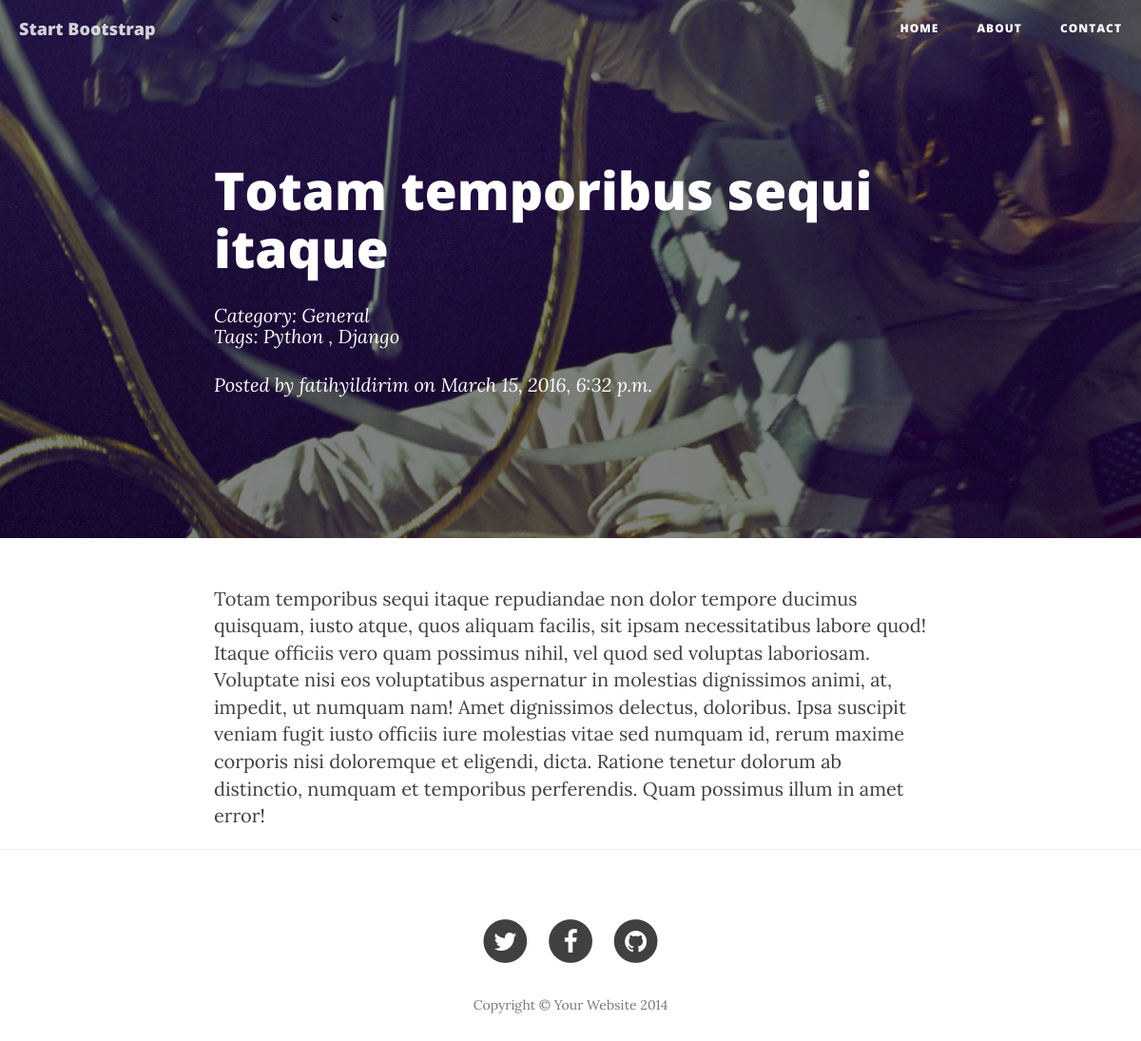
The page /post/totam-temporibus-sequi-itaque/ on the database its author committed.
### app/models.py (models this page shows, shortened)
class Post(m.Model):
	title = m.CharField(max_length=200)
	slug = m.SlugField(unique=True)
	author = m.ForeignKey(User)
	category = m.ForeignKey('Category')
	tag = m.ManyToManyField('Tag')
	b_image = m.ImageField(upload_to='post_background', null=True, blank=True, verbose_name='Header Image')
	sub_header = m.CharField(max_length=200, null=True, blank=True)
	content = m.TextField(null=True, blank=True)
	status = m.BooleanField(default=True)
	created_at = m.DateTimeField(auto_now_add=True)
	updated_at = m.DateTimeField(auto_now=True)

class Category(m.Model):
	name = m.CharField(max_length=100)
	slug = m.SlugField(unique=True)
	status = m.BooleanField(default=True)
	def __unicode__(self):
		return '%s' % self.name
	class Meta:
		verbose_name = 'Category'
		verbose_name_plural = 'Categories'

class Tag(m.Model):
	name = m.CharField(max_length=100)
	slug = m.SlugField(unique=True)
	status = m.BooleanField(default=True)
	def __unicode__(self):
		return '%s' % self.name

### app/views.py (the view)
# urls.py: url(r'^post/(?P<slug>[\w-]+)/$', views.detail, name = 'post'),
def detail(request, slug):
	post = Post.objects.get(status=True, slug=slug)
	data = {'post': post}
	return render(request, 'post.html', data)

### templates/post.html (shortened to what this page needs)
{% extends 'base.html' %}
{% load staticfiles %}
{% block content %}
    <header class="intro-header" style="background-image: url('{% if post.b_image %} /media/{{ post.b_image }} {% else %} /static/assets/img/post-bg.jpg {% endif %}')">
        <div class="container">
            <div class="row">
                <div class="col-lg-8 col-lg-offset-2 col-md-10 col-md-offset-1">
                    <div class="post-heading">
                        <h1>{{ post.title }}</h1>
                        <span class="meta">
                            Category: <a href="{% url 'category' post.category.slug %}">{{ post.category }}</a>
                        </span>
                        <span class="meta">
                            Tags:
                            {% for tag in post.tag.all %}
                                <a href="{% url 'tag' tag.slug %}">{{tag}}</a>
                                {% if not forloop.last %},{% endif %}
                            {% endfor %}
                        </span>
                        <br />
                        <span class="meta">Posted by {{post.author}} on {{ post.created_at }}</span>
                    </div>
                </div>
            </div>
        </div>
    </header>
    <article>
        <div class="container">
            <div class="row">
                <div class="col-lg-8 col-lg-offset-2 col-md-10 col-md-offset-1">
                    {{ post.content }}
                </div>
            </div>
        </div>
    </article>
{% endblock %}

### rows shown on the page
Post: title "Totam temporibus sequi itaque", category "General", author "fatihyildirim", created_at "March 15, 2016, 6:32 p.m.", content "Totam temporibus sequi itaque repudiandae non dolor tempore ducimus quisquam, iusto atque, quos aliquam facilis, sit ipsam necessitatibus labore quod! Itaque officiis vero quam possimus nihil, vel quod sed voluptas laboriosam. Voluptate nisi eos voluptatibus aspernatur in molestias dignissimos animi, at, impedit, ut numquam nam! Amet dignissimos delectus, doloribus. Ipsa suscipit veniam fugit iusto officiis iure molestias vitae sed numquam id, rerum maxime corporis nisi doloremque et eligendi, dicta. Ratione tenetur dolorum ab distinctio, numquam et temporibus perferendis. Quam possimus illum in amet error!"
Tag: name "Python"
Tag: name "Django"
